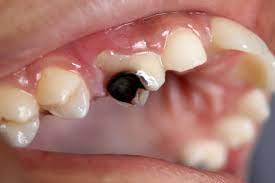
#> input picture milestone3/Raw_Training_images/2.jpg, 275 x 183 px, found by its file name
$ jupyter execute ImageResizing-Cropping.ipynb
#> lines starting #> are read from the running program, lines starting #| are printed output that depends on the picture
[cell 1]
import cv2
import os
import matplotlib.pyplot as plt

# Define image directory
image_dir = folder_path = os.path.join(os.getcwd(), "../Resources/Dental_Images/Dental_Images/")

# Define list of image filenames
image_filenames = ["2.jpg", "3.jpg", "4.jpg", "5.jpg", "7.jpg", "9.jpg", "12.jpg", "13.jpg", "14.jpg",
                   "17.jpg", "16.jpg", "17.jpg", "18.jpg", "19.jpg", "20.jpg", "22.jpg", "23.jpg",
                   "24.jpg", "25.jpg", "26.jpg", "27.jpg", "30.jpg"]

# Create a directory to save resized images
save_dir = os.path.join(image_dir, "resized_images")
os.makedirs(save_dir, exist_ok=True)  # Create folder if it doesn't exist

# Define new size
new_width = 250
new_height = 250
new_size = (new_width, new_height)

# Process each image
for filename in image_filenames:
    image_path = os.path.join(image_dir, filename)

    # Load the image
    img = cv2.imread(image_path)
#> img is the input picture: shape (183, 275, 3); mean B, G, R 113.5, 123.1, 173.1

    # Check if the image was loaded successfully
    if img is None:
        print(f"Error: Failed to load {filename}")
        continue  # Skip to next image

    # Resize the image
    rescaled_img = cv2.resize(img, new_size, interpolation=cv2.INTER_LINEAR)
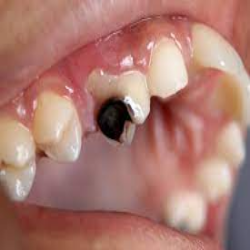
#> rescaled_img: shape (250, 250, 3); mean B, G, R 113.4, 123, 173

    # Save the resized image
    save_path = os.path.join(save_dir, f"resized_{filename}")
    cv2.imwrite(save_path, rescaled_img)
    print(f"Saved resized image: {save_path}")
#> pass 2 of the loop `for filename in image_filenames:`:
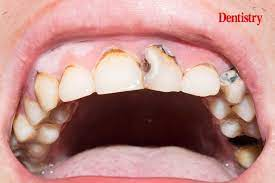
#> input picture milestone3/Raw_Training_images/3.jpg, 275 x 183 px, found by its file name
#> img is the input picture: shape (183, 275, 3); mean B, G, R 135.9, 139.9, 188.4
#> `rescaled_img = cv2.resize(img, new_size, interpolation=cv2.INTER_LINEAR)`:
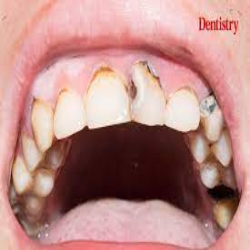
#> rescaled_img: shape (250, 250, 3); mean B, G, R 135.7, 139.8, 188.3
#> pass 3 of the loop `for filename in image_filenames:`:
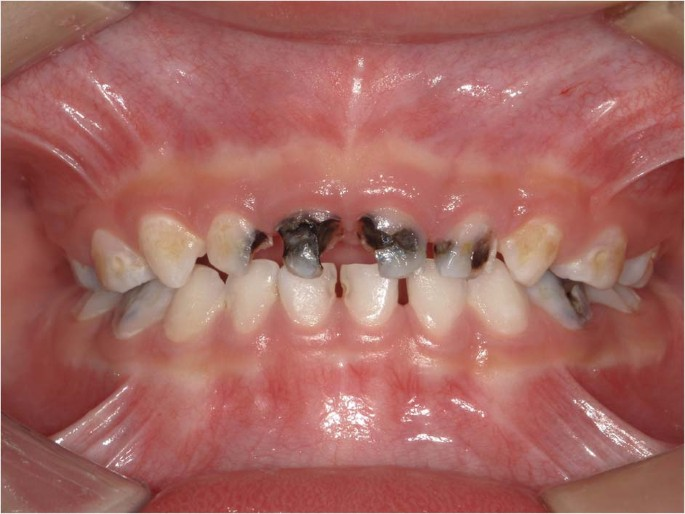
#> input picture milestone3/Raw_Training_images/4.jpg, 685 x 514 px, found by its file name
#> img is the input picture: shape (514, 685, 3); mean B, G, R 96.9, 102.8, 165.1
#> `rescaled_img = cv2.resize(img, new_size, interpolation=cv2.INTER_LINEAR)`:
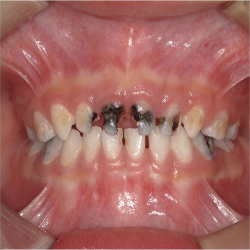
#> rescaled_img: shape (250, 250, 3); mean B, G, R 96.5, 102.4, 164.7
#> the loop made 22 passes; the first 3 are shown

print("✅ Image resizing complete!")

# Load a saved image to verify
test_image = cv2.imread(os.path.join(save_dir, "resized_2.jpg"))
test_image = cv2.cvtColor(test_image, cv2.COLOR_BGR2RGB)  # Convert BGR to RGB for matplotlib

# Display the image
plt.imshow(test_image)
plt.axis("off")  # Hide axis
plt.show()

[cell 2]
import cv2
import os
import matplotlib.pyplot as plt

# Define directories
image_dir = folder_path = os.path.join(os.getcwd(), "../Resources/Dental_Images/Dental_Images/")
save_dir = os.path.join(image_dir, "cropped_images")
os.makedirs(save_dir, exist_ok=True)  # Create folder if it doesn't exist

# List of image filenames
image_filenames = ["image2.jpg", "82.jpg", "41.jpg", "73.jpg", "62.jpg", "51.jpg", "49.jpg", "30.jpg", "22.jpg", "26.jpg", "7.jpg", "53.jpg", "65.jpg", "57.jpg", "71.jpg", "69.jpg", "14.jpg", "31.jpg", "45.jpg", "17.jpg", "39.jpg"]

# **Fixed cropping area (modify these values as needed)**
y1, y2 = 50, 150  # Height range (rows)
x1, x2 = 50, 200  # Width range (columns)

# Process each image
for filename in image_filenames:
    image_path = os.path.join(image_dir, filename)

    # Load the image
    img = cv2.imread(image_path)

    # Check if the image was loaded successfully
    if img is None:
        print(f"Error: Failed to load {filename}")
        continue  # Skip to next image

    print(f"Original image shape for {filename}: {img.shape}")

    # Ensure cropping dimensions are within the image size
    h, w = img.shape[:2]  # Get height and width of the image
    if y2 > h or x2 > w:
        print(f"Skipping {filename}: Cropping area exceeds image dimensions")
        continue

    # **Fixed Cropping**
    cropped_image = img[y1:y2, x1:x2]

    print(f"Cropped image shape for {filename}: {cropped_image.shape}")

    # Save the cropped image
    save_path = os.path.join(save_dir, f"cropped_{filename}")
    cv2.imwrite(save_path, cropped_image)
    print(f"Saved cropped image: {save_path}")

    # Display cropped image
    cropped_rgb = cv2.cvtColor(cropped_image, cv2.COLOR_BGR2RGB)  # Convert BGR to RGB for display
    plt.imshow(cropped_rgb)
    plt.axis("off")
    plt.title(f"Cropped Image - {filename}")
    plt.show()
#> pass 2 of the loop `for filename in image_filenames:`:
#> pass 3 of the loop `for filename in image_filenames:`:
#> the loop made 21 passes; the first 3 are shown
